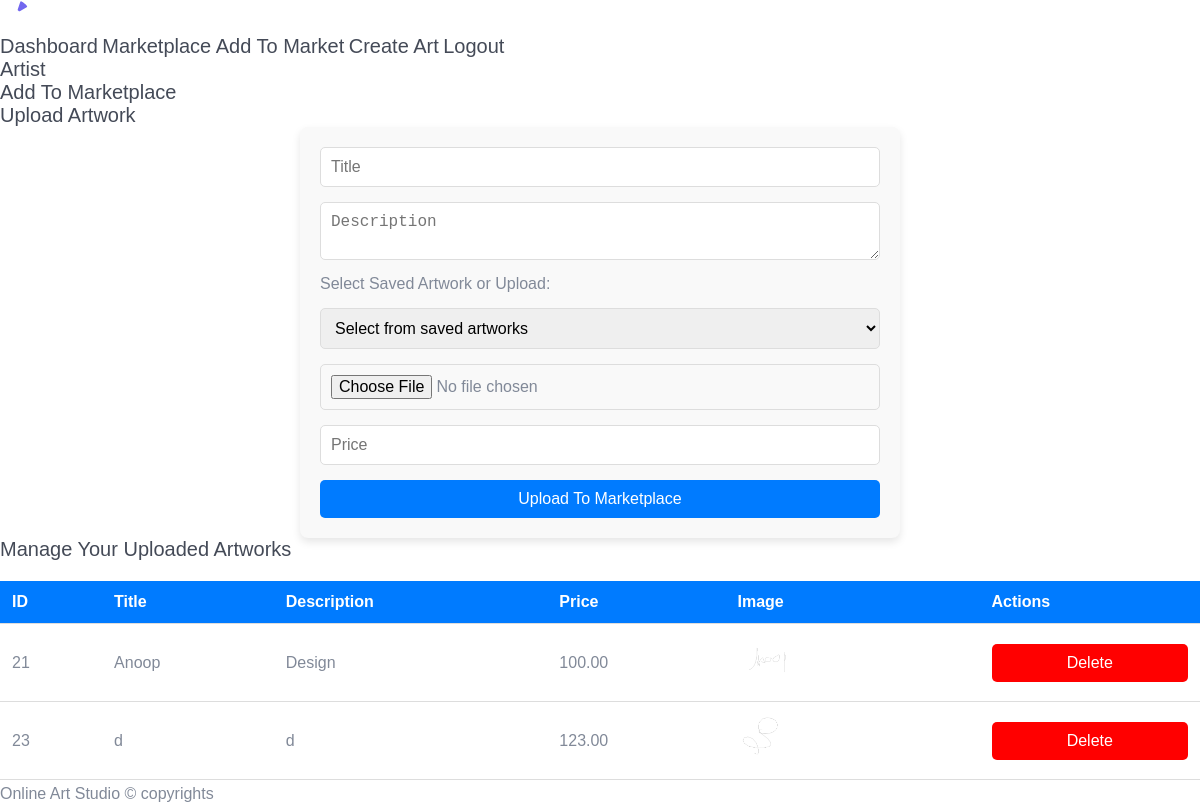
The page /views/add-to-market.php (signed in) on the database its author committed.
### tables this page shows
CREATE TABLE `artworks` (
  `id` int(11) NOT NULL,
  `title` varchar(255) NOT NULL,
  `description` text NOT NULL,
  `image` varchar(255) NOT NULL,
  `price` decimal(10,2) NOT NULL,
  `artist_id` int(11) NOT NULL,
  `created_at` timestamp NOT NULL DEFAULT current_timestamp()
);

### views/add-to-market.php (the view, shortened to what this page needs)
<?php
include '../config/db.php';
?>
<!DOCTYPE html>
<html lang="en">
<head>
    <link rel="stylesheet" href="../assets/css/style.css">
</head>
<body>
    <?php include '../views/includes/sidebar.php'; ?>
    <?php include '../views/includes/topbar.php'; ?>
    <div class="pc-container">
        <div class="pc-content">
            <h2>Add to Marketplace</h2>
            <h3>Upload Artwork</h3>
            <form method="post" action="../controllers/marketplace.php" enctype="multipart/form-data">
                <input type="text" name="title" placeholder="Title" required>
                <textarea name="description" placeholder="Description" required></textarea>
                <label>Select Saved Artwork or Upload:</label>
                <select name="saved_image">
                    <option value="">Select from saved artworks</option>
                </select>
                <input type="file" name="uploaded_image" accept="image/*">
                <input type="number" name="price" placeholder="Price" required>
                <button type="submit" name="upload">Upload to Marketplace</button>
            </form>
            <h3>Manage Your Uploaded Artworks</h3>
            <div class="table-responsive">
                <table class="table table-bordered">
                    <tr>
                        <th>ID</th>
                        <th>Title</th>
                        <th>Description</th>
                        <th>Price</th>
                        <th>Image</th>
                        <th>Actions</th>
                    </tr>
                    <?php
                    $user_id = $_SESSION['user_id'];
                    $artworks = mysqli_query($conn, "SELECT * FROM artworks WHERE artist_id='$user_id'");
                    while ($art = mysqli_fetch_assoc($artworks)) {
                        echo "<tr>";
                        echo "<td>" . $art['id'] . "</td>";
                        echo "<td contenteditable='true' id='title_" . $art['id'] . "'>" . $art['title'] . "</td>";
                        echo "<td contenteditable='true' id='description_" . $art['id'] . "'>" . $art['description'] . "</td>";
                        echo "<td contenteditable='true' id='price_" . $art['id'] . "'>" . $art['price'] . "</td>";
                        echo "<td><img src='../uploads/artworks/" . $art['image'] . "' width='80'></td>";
                        echo "<td>
                            <button class='btn btn-delete' onclick='deleteArtwork(" . $art['id'] . ")'>Delete</button>
                        </td>";
                        echo "</tr>";
                    }
                    ?>
                </table>
            </div>
        </div>
    </div>
    <?php include '../views/includes/footer.php'; ?>
</body>
</html>

### home/assets/css/style.css (style rules this page uses)
* { padding: 0; margin: 0; }
* { -webkit-box-sizing:border-box; -moz-box-sizing:border-box; -o-box-sizing:border-box; -ms-box-sizing:border-box; box-sizing:border-box; }
body { font-family: 'Poppins', sans-serif; font-size:16px; color:#818998; text-transform:initial; max-width:1920px; margin:0 auto; overflow-x:hidden; }
h1,h2,h3,h4,h5,h6 { margin: 0; color:#444a57; font-size: 20px; font-weight: 500; text-transform: capitalize; }
img { border:none;max-width:100%; height:auto; }
select,input,textarea,button,.form-control { box-shadow:none;outline:0!important; }
button { background: transparent;border: 0;font-size: 16px;text-transform: capitalize; }
html,body { height: 100%; }

### views/add-to-market.php (style rules this page uses)
form { display: flex; flex-direction: column; gap: 15px; max-width: 600px; margin: auto; padding: 20px; background: #f9f9f9; border-radius: 8px; box-shadow: 0 4px 8px rgba(0, 0, 0, 0.1); }
input, textarea, select, button { width: 100%; padding: 10px; border-radius: 5px; border: 1px solid #ddd; font-size: 16px; }
button { background: #007bff; color: white; cursor: pointer; border: none; }
.table-responsive { overflow-x: auto; max-width: 100%; margin-top: 20px; }
table { width: 100%; border-collapse: collapse; }
th, td { padding: 12px; text-align: left; border-bottom: 1px solid #ddd; white-space: nowrap; }
th { background-color: #007bff; color: white; }
.btn-delete { background-color: red; }

### rows shown on the page
artworks: id "21", title "Anoop", description "Design", price "100.00", image (picture)
artworks: id "23", title "d", description "d", price "123.00", image (picture)

### other values the page prints
$_SESSION['user_role'] "Artist"
